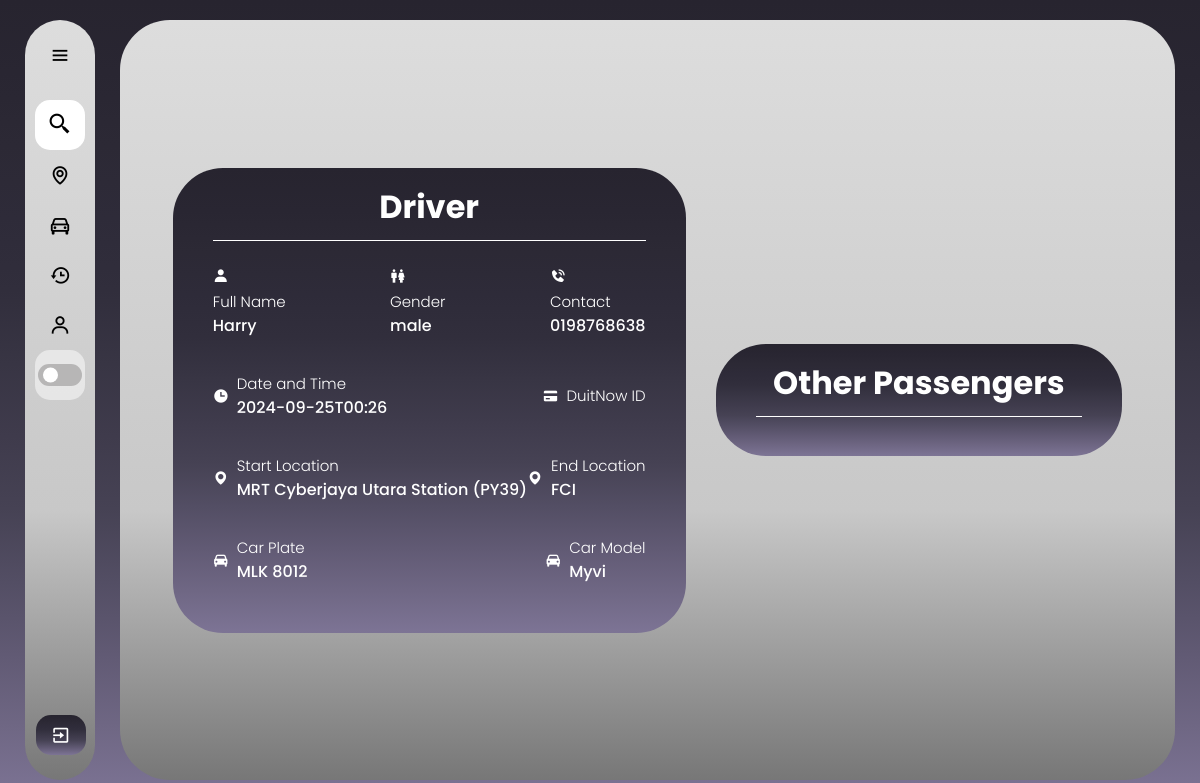
Screenshot of /match_drivers/1 (signed in) with the database file from the repository.
### web/models.py (models this page shows)
class Profile(db.Model):
    id = db.Column(db.Integer, primary_key=True)
    fullName = db.Column(db.String(150))
    gender = db.Column(db.String(100), nullable=False)
    birthyear=db.Column(db.String(15), nullable=False)
    contact = db.Column(db.String(15), nullable=False)
    status = db.Column(db.String(20), nullable=False, default='APPROVING')
    profile_pic = db.Column(db.String(200), default="default.jpg")  # Make sure this column is present
    user_id = db.Column(db.Integer, db.ForeignKey('user.id'), nullable=False)

class Rides(db.Model):
    id = db.Column(db.Integer, primary_key=True)
    dateandTime = db.Column(db.String(50), nullable=False)
    start_location = db.Column(db.String(100), nullable=False)
    start_location_lat = db.Column(db.Float, nullable=True)  # Nullable
    start_location_lng = db.Column(db.Float, nullable=True)  # Nullable
    end_location = db.Column(db.String(100), nullable=False)
    end_location_lat = db.Column(db.Float, nullable=True)  # Nullable
    end_location_lng = db.Column(db.Float, nullable=True)  # Nullable
    carplate = db.Column(db.String(20), nullable=False)
    carmodel = db.Column(db.String(50), nullable=False)
    totalperson = db.Column(db.Integer, nullable=False)
    fees = db.Column(db.String(50), nullable=False)
    duitnowid = db.Column(db.String(50), nullable=True)  # Nullable
    message = db.Column(db.Text, nullable=True)  # Nullable
    status = db.Column(db.String(50), nullable=False)
    user_id = db.Column(db.Integer, db.ForeignKey('user.id'), nullable=False)
    passenger_matches = db.relationship('PassengerMatch', foreign_keys='PassengerMatch.driver_id', backref='driver_post', lazy=True)

### web/routes.py (the view)
@bp.route('/match_drivers/<int:driver_id>')
@login_required
def match_drivers(driver_id):
    profile = Profile.query.filter_by(user_id=current_user.id).first()
    driver = Rides.query.get_or_404(driver_id)
    profiles = Profile.query.all()
    profile_dict = {profile.user_id: profile for profile in profiles}
    passengers = PassengerMatch.query.filter_by(driver_id=driver_id, status='PAYMENT PENDING' ).all()
    passengers_review = PassengerMatch.query.filter_by(driver_id=driver_id, status='PENDING REVIEW' ).all()
    passengers_approving = PassengerMatch.query.filter_by(driver_id=driver_id, status='APPROVING' ).all()
    passengers_completed = PassengerMatch.query.filter_by(driver_id=driver_id, status='COMPLETED' ).all()
    passengers_confirmed = PassengerMatch.query.filter_by(driver_id=driver_id, status='CONFIRMED' ).all()
    return render_template('match_driver.html',
                           driver=driver,
                            passengers=passengers,
                            profile_dict=profile_dict,profile=profile,
                            passengers_approving=passengers_approving,
                            passengers_completed=passengers_completed,
                            passengers_confirmed=passengers_confirmed,
                            passengers_review=passengers_review)

### web/templates/match_driver.html (shortened to what this page needs)
{% extends "base.html" %}
{% block content %}
<!DOCTYPE html>
<html lang="en">
<head>
    <link rel="stylesheet" href="../static/match_driver.css">
    <link href='https://unpkg.com/boxicons@2.1.4/css/boxicons.min.css' rel='stylesheet'>
</head>
<body>
    <div class="container">
        <div class="size">
            <div class="box">
                <div class="driver">
                    <div class="header">
                        <h1>Driver</h1>
                    </div>
                    <div class="details">
                        <div class="row">
                            <div class="info">
                                <i class='bx bxs-user'></i>
                                <h3>Full Name</h3>
                                <p>{{ profile_dict[driver.user_id].fullName }}</p>
                            </div>
                            <div class="info">
                                <i class='bx bx-male-female'></i>
                                <h3>Gender</h3>
                                <p>{{ profile_dict[driver.user_id].gender }}</p>
                            </div>
                            <div class="info">
                                <i class='bx bxs-phone-call'></i>
                                <h3>Contact</h3>
                                <p>{{ profile_dict[driver.user_id].contact }}</p>
                            </div>
                        </div>
                        <div class="row">
                            <div class="info_left-right">
                                <i class='bx bxs-time' ></i>
                                <div class="info_up-down">
                                    <h3>Date and Time</h3>
                                    <p>{{ driver.dateandTime }}</p>
                                </div>
                            </div>
                            <div class="info_left-right">
                                <i class='bx bxs-credit-card'></i>
                                <div class="info_up-down">
                                    <h3>DuitNow ID</h3>
                                </div>
                            </div>
                        </div>
                        <div class="row">
                            <div class="info_left-right">
                                <i class='bx bxs-map'></i>
                                <div class="info_up-down">
                                    <h3>Start Location</h3>
                                    <p>{{ driver.start_location }}</p>
                                </div>
                            </div>
                            <div class="info_left-right">
                                <i class='bx bxs-map'></i>
                                <div class="info_up-down">
                                    <h3>End Location</h3>
                                    <p>{{ driver.end_location }}</p>
                                </div>
                            </div>
                        </div>
                        <div class="row">
                            <div class="info_left-right">
                                <i class='bx bxs-car'></i>
                                <div class="info_up-down">
                                    <h3>Car Plate</h3>
                                    <p>{{ driver.carplate }}</p>
                                </div>
                            </div>
                            <div class="info_left-right">
                                <i class='bx bxs-car'></i>
                                <div class="info_up-down">
                                    <h3>Car Model</h3>
                                    <p>{{ driver.carmodel }}</p>
                                </div>
                            </div>
                        </div>
                    </div>
                </div>
                <div class="passenger">
                    <div class="header">
                        <h1>Other Passengers</h1>
                    </div>
                    <div class="details">
                    </div>
                </div>
            </div>
        </div>
    </div>
</body>
</html>
{% endblock %}

### web/static/base.css (style rules this page uses)
* { margin: 0; padding: 0; box-sizing: border-box; font-family: "poppins"; }
:root { --background-color: linear-gradient(to bottom, #27242f, #292632, #2c2935, #2e2b39, #312e3c, #383544, #3f3b4c, #464254, #534e64, #615a74, #6f6784, #7d7495); --box-color: linear-gradient(180deg, #DDDDDD 0%, #C8C8C8 64.5%, #777777 100%); --text-color: black; --toggle-color: white; --mode-background: rgba(255, 255, 255, 0.5); --box-shadow: 5px 5px 10px rgba(0, 0, 0, 0.5); --scroll: #0004; }
body { position: relative; min-height: 100vh; width: 100%; overflow: hidden; background: var(--background-color) fixed; }

### web/static/match_driver.css (style rules this page uses)
* { margin: 0; padding: 0; box-sizing: border-box; font-family: "poppins"; }
:root { --background-color: linear-gradient(to bottom, #27242f, #292632, #2c2935, #2e2b39, #312e3c, #383544, #3f3b4c, #464254, #534e64, #615a74, #6f6784, #7d7495); --box-color: linear-gradient(180deg, #DDDDDD 0%, #C8C8C8 64.5%, #777777 100%); --text-color: black; --toggle-color: white; --mode-background: rgba(255, 255, 255, 0.5); --box-shadow: 5px 5px 10px rgba(0, 0, 0, 0.5); --box-shadow2: 10px 10px 20px rgba(0, 0, 0, 0.5); --table-header: #2424242f; --table-data: #0000000b; --table-hover: #fff6; --btn: rgba(0, 0, 0, 0.7); --scroll: #0004; }
body { position: relative; min-height: 100vh; width: 100%; }
.container { position: absolute; top: 20px; bottom: 20px; left: 120px; right: 25px; background: var(--box-color); border-radius: 50px; transition: all 0.5s ease; display: flex; justify-content: center; align-items: center; }
.size { width: 90%; max-height: calc(85% - .8rem); margin: .8rem auto; color: var(--text-color); overflow-y: auto; overflow-x: auto; white-space: nowrap; transition: all 0.5s ease; }
.box { display: flex; gap: 30px; justify-content: space-evenly; align-items: center; }
.driver { color: var(--toggle-color); background: var(--background-color); width: 540px; border-radius: 50px; padding: 15px 40px; }
h1 { border-bottom: 1px solid; padding-bottom: 9px; text-align: center; }
.details { padding-top: 24px; }
.row { display: flex; justify-content: space-between; margin-bottom: 34px; }
h3 { font-size: 15px; font-weight: 300; }
p { font-size: 16px; font-weight: 500; }
.info_left-right { display: flex; align-items: center; gap: 8px; }
.passenger { color: var(--toggle-color); background: var(--background-color); width: 550px; border-radius: 50px; padding: 15px 40px; }

### rows the page displays
Profile: fullName "Harry", gender "male", contact "0198768638"
Rides: dateandTime "2024-09-25T00:26", start_location "MRT Cyberjaya Utara Station (PY39)", end_location "FCI", carplate "MLK 8012", carmodel "Myvi"
